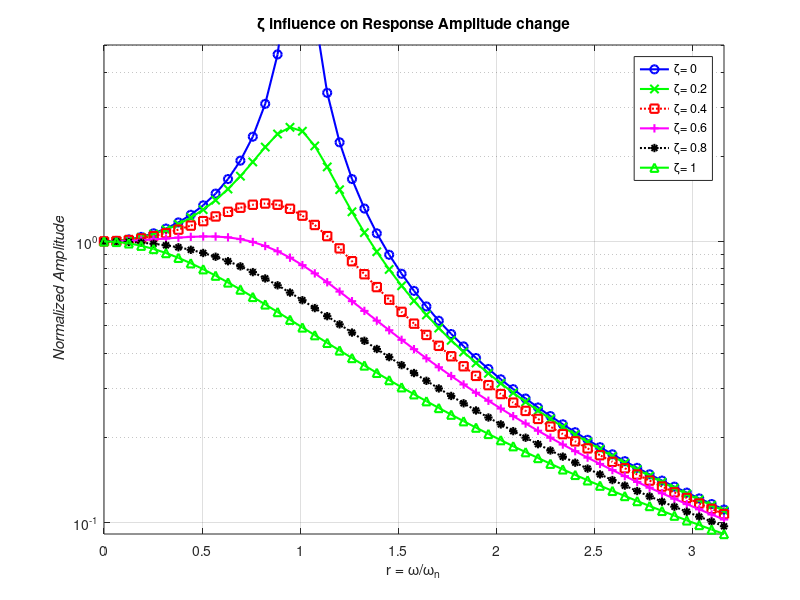
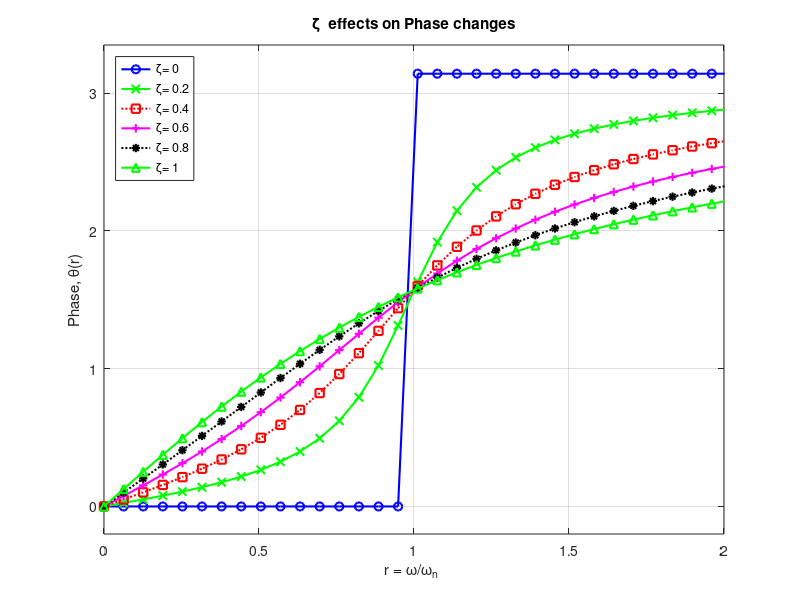

These charts were generated, in order, by the following MATLAB code:
function zeta_1DOF_SMD(M, zeta, S, omega)
% HELP. Study damping ratio (zeta) effects on Amplitude change
% M - Mass of the system
% zeta - Damping ratio 
% S - Stiffness of the system
% omega - frequency
if nargin<1
M=2.5; S=25; 
omega=0:.2:10; 
zeta=0:0.2:1;
end 
omegaN=sqrt(S/M); 
r=omega./omegaN;
Mag=zeros(length(zeta), length(r)); 
Theta=ones(length(zeta), length(r));
for ii=1:length(zeta)
    for k=1:length(r)
        Mag(ii,k)=1/sqrt((1-r(k)^2)^2+(2*zeta(ii)*r(k))^2);
        Theta(ii,k)=atan2(2*zeta(ii)*r(k), (1-r(k)^2));
    end
end
Labelit = {};
Colorit = 'bgrmkgbckmbgrygr';
Lineit  = '--:-:--:-:--:----:----:--';
Markit  = 'oxs+*^v<p>.xsh+od+*^v';
for m=1:length(zeta)
    Stylo    = [Colorit(m) Lineit(m) Markit(m)];
    Labelit{m} = ['\zeta= ' num2str(zeta(m))];
    semilogy(r, Mag(m,:), Stylo, 'linewidth', 1.5), hold on
end
legend(Labelit{:}); axis tight; grid on; ylim([0, 5])
title('\zeta influence on Response Amplitude change')
xlabel('r = \omega/\omega_n'), ylabel('\it Normalized Amplitude'), 
hold off
figure
for m=1:length(zeta)
    Stylo    = [Colorit(m) Lineit(m) Markit(m)];
    Labelit{m} = ['\zeta= ' num2str(zeta(m))];
    plot(r, Theta(m,:), Stylo, 'linewidth', 1.5)
    hold on
end
legend(Labelit{:}, 'location', 'northwest') 
axis tight, grid on; 
axis([0, 2 -.2 3.35])
title('\zeta  effects on Phase changes')
xlabel('r = \omega/\omega_n ') 
ylabel('Phase, \theta(r)')
